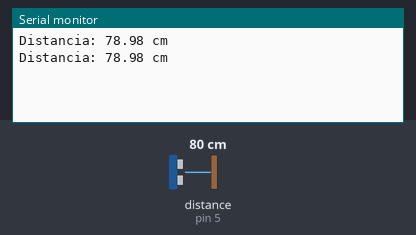
Bench run of a sketch on a simulated Arduino Uno, built with avr-gcc and run on an emulated ATmega328P. Shown: the last lines printed to the serial monitor. Wiring (inferred from the names in the program): ultrasonic range finder: trigger pin 4; echo pin 5. Inputs (shaded band) come from the test bench; at power-on: distance to the obstacle (sensor on pin 5) 80 cm. The echo pulse lasts 58.3 µs per cm.

Above: at 1.8 s.
1.9 s: distance to the obstacle (sensor on pin 5) set to 2 cm
At 2.8 s:
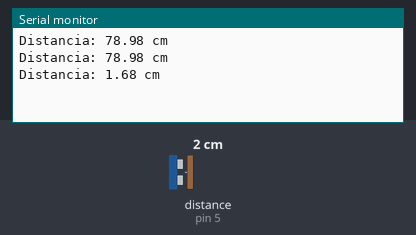
3.4 s: distance to the obstacle (sensor on pin 5) set to 4 cm
At 4.5 s:
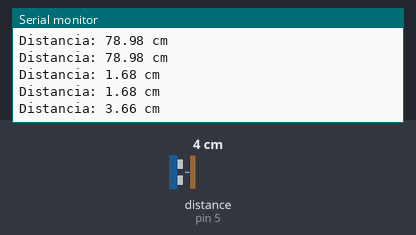
Timing chart, 0 to 6.4 s (numbered marks = the images above; inputs shaded):
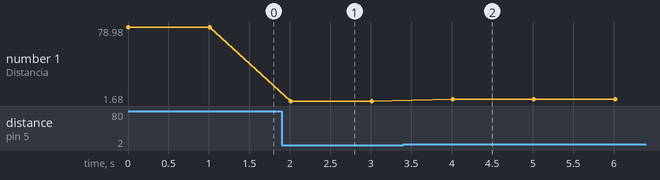

The sketch:

Checkpoint2.ino
```cpp
#define TRIG_PIN 4
#define ECHO_PIN 5

void setup() {
  Serial.begin(115200);
  pinMode(TRIG_PIN, OUTPUT);
  pinMode(ECHO_PIN, INPUT);
}

void loop() {
  // Generar pulso de 10 µs en TRIG
  digitalWrite(TRIG_PIN, LOW);
  delayMicroseconds(2);
  digitalWrite(TRIG_PIN, HIGH);
  delayMicroseconds(10);
  digitalWrite(TRIG_PIN, LOW);

  // Medir duración del eco
  long duracion = pulseIn(ECHO_PIN, HIGH);
  float distancia = duracion * 0.034 / 2;

  Serial.print("Distancia: ");
  Serial.print(distancia);
  Serial.println(" cm");

  delay(1000);
}
```

Measured:
- after the input at 1.9 s, the serial monitor: prints a new line after 0.11 s (image 1)
- after the input at 3.4 s, the serial monitor: prints a new line after 0.61 s (image 2)
- plotted number 1: 78.98 → 1.68 after the input at 1.9 s, 1.68 → 3.66 after the input at 3.4 s
